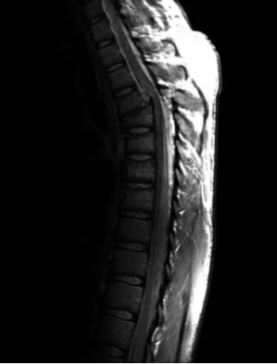
%> input picture images/spine_dark.JPG, 277 x 364 px
$ octave power_law_transformation.m   (GNU Octave 9; MATLAB toolbox functions it lacks are replaced by stand-ins)
%> lines starting %> are read from the running program, lines starting %| are printed output that depends on the picture
pkg load image

i = imread("images/spine_dark.jpg");
%> i is the input picture: size 364x277x3 uint8; min 0, max 255, mean 32.7

disp(i(1:10));
%|   1  1  1  1  1  1  1  1  0  0

i = power(i, 0.6);
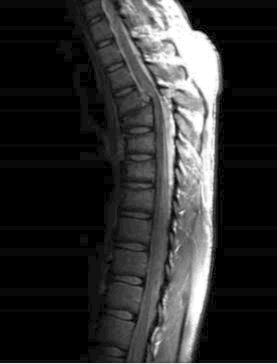
%> i: size 364x277x3 uint8; min 0, max 28, mean 5.1; drawn with min black and max white

i_log = log(1+i);
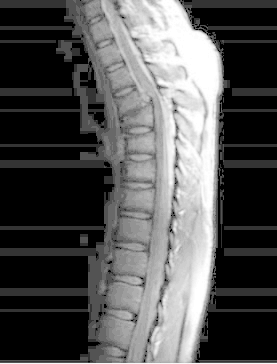
%> i_log: size 364x277x3 double; min 0, max 3.37, mean 1.08; drawn with min black and max white
imshow(i_log);
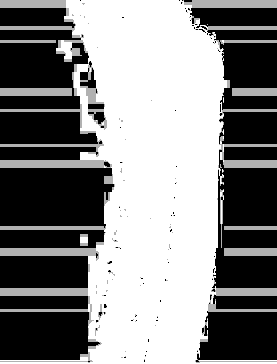
%> displayed picture: size 364x277x3, on the screen's scale of 0 to 255; min 0, max 255, mean 132

#imshow(i);
#disp(i(1:10));
#imwrite(i, "spine_dark_transform.jpg");
